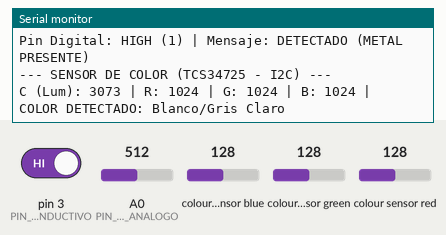
Simulated run of this sketch. Board: Arduino Uno, built with avr-gcc and run on an emulated ATmega328P. Shown: the last lines printed to the serial monitor. Inputs (shaded band) come from the test bench; at power-on: colour sensor blue 128, pin 3 (PIN_SENSOR_INDUCTIVO) HIGH, colour sensor green 128, colour sensor red 128, A0 (PIN_SENSOR_ANALOGO) = 512.

Above: at 1.3 s.
1.4 s: colour sensor blue set to 5
At 2.5 s:
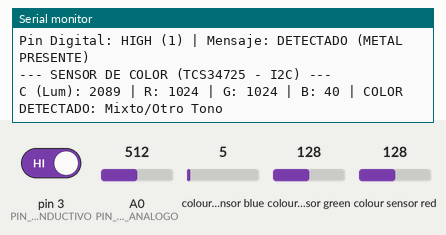
4.6 s: pin 3 (PIN_SENSOR_INDUCTIVO) driven LOW
8.5 s: colour sensor green set to 5
At 10.7 s:
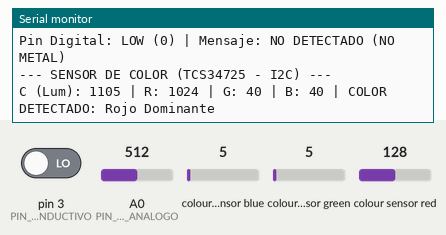
12.6 s: colour sensor red set to 5
At 14.6 s:
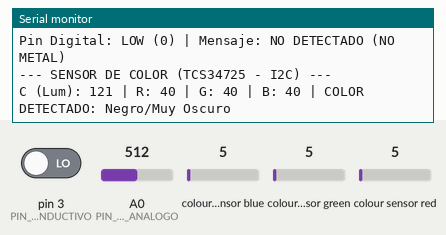
16.6 s: colour sensor blue set to 64
At 18.5 s:
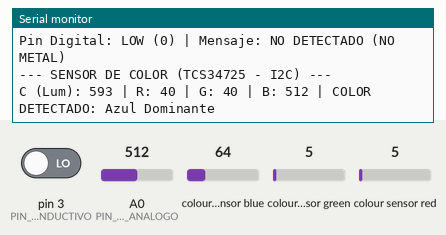
20.5 s: colour sensor green set to 128
At 22.6 s:
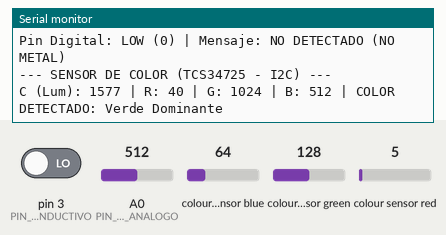

Measured:
- after the input at 1.4 s, the serial monitor: prints a new line after 0.39 s (image 1)
- after the input at 8.5 s, the serial monitor: prints a new line after 1.3 s (image 2)
- after the input at 12.6 s, the serial monitor: prints a new line after 1.2 s (image 3)
- after the input at 16.6 s, the serial monitor: prints a new line after 1.2 s (image 4)
- after the input at 20.5 s, the serial monitor: prints a new line after 1.2 s (image 5)

The sketch:

ProyectoSensores.ino
```cpp
/*
 * Programa de Prueba Combinado y Final - V3
 * 1. Sensor de Nivel de Agua Analógico (HW-038)
 * 2. Sensor Inductivo Digital (LJ12A3-4-Z/CY - PNP, NO)
 * 3. Sensor de Color (TCS34725)
 *
 * NOTA: Este código asume que tienes la librería "Adafruit TCS34725" instalada.
 *
 * --- REVISAR CONEXIONES CRÍTICAS ---
 *
 * SENSOR DE AGUA (HW-038):
 * S (Señal) -> Pin Analógico A0
 * + (VCC)   -> Pin Digital 2 (Control de Energía)
 * - (GND)   -> GND
 *
 * SENSOR INDUCTIVO (LJ12A3-4-Z/CY - NPN):
 * Café (Brown) -> 5V
 * Azul (Blue)  -> GND
 * Negro (Black)-> Pin Digital 3 (USA PULLUP INTERNO)
 *
 * SENSOR DE COLOR (TCS34725 - I2C):
 * Vin/VCC -> 5V
 * GND     -> GND
 * SDA     -> Pin Analógico A4 (Data)
 * SCL     -> Pin Analógico A5 (Clock)
 */

#include <Arduino.h>
#include <Wire.h> // Necesario para la comunicación I2C del TCS34725
#include <Adafruit_TCS34725.h> // Se requiere instalar esta librería (ej. desde el Gestor de Librerías)

// --- Configuraciones del Sensor de Nivel de Agua ---
const int PIN_SENSOR_ANALOGO = A0; // Señal (S) del sensor de agua
const int PIN_VCC_AGUA = 2;        // Alimentación (+) del sensor de agua

// --- Configuraciones del Sensor Inductivo (LJ12A3) ---
const int PIN_SENSOR_INDUCTIVO = 3; // Señal (Negro) del sensor inductivo

// --- Configuraciones del Sensor de Color ---
// Inicializa el objeto del sensor de color, usando un tiempo de integración y ganancia estándar.
Adafruit_TCS34725 tcs = Adafruit_TCS34725(TCS34725_INTEGRATIONTIME_2_4MS, TCS34725_GAIN_1X);

// --- Constantes para Cálculo de Voltaje ---
const float VOLTAJE_REFERENCIA = 5.0; // Voltaje de alimentación de Arduino (5V)
const int RESOLUCION_ADC = 1024;      // Resolución del ADC de Arduino Uno (0 a 1023)

void setup() {
  // Inicializa la comunicación serial
  Serial.begin(9600);
  Serial.println("----------------------------------------");
  Serial.println("PRUEBA COMBINADA: AGUA, INDUCTIVO y COLOR");
  Serial.println("----------------------------------------");

  // 1. Configuración del sensor de agua
  pinMode(PIN_VCC_AGUA, OUTPUT);
  digitalWrite(PIN_VCC_AGUA, LOW); // Apagado inicial

  // 2. Configuración del sensor inductivo (Pin 3)
  pinMode(PIN_SENSOR_INDUCTIVO, INPUT_PULLUP);

  // 3. Configuración del sensor de color (I2C)
  if (!tcs.begin()) {
    Serial.println("ERROR! No se encontró el sensor TCS34725. Revisa las conexiones I2C (A4/A5).");
    while (1); // Detener el programa si el sensor no se encuentra
  } else {
    Serial.println("Sensor TCS34725 (Color) inicializado correctamente.");
  }
}

void loop() {
  // ----------------------------------------------------
  // LECTURA DEL SENSOR DE NIVEL DE AGUA
  // ----------------------------------------------------
  digitalWrite(PIN_VCC_AGUA, HIGH);
  delay(10);
  int valorAnalogicoAgua = analogRead(PIN_SENSOR_ANALOGO);
  digitalWrite(PIN_VCC_AGUA, LOW);

  float voltajeAgua = (float)valorAnalogicoAgua * VOLTAJE_REFERENCIA / RESOLUCION_ADC;

  // ----------------------------------------------------
  // LECTURA Y LÓGICA DEL SENSOR INDUCTIVO (MODIFICADA)
  // ----------------------------------------------------
  int estadoInductivo = digitalRead(PIN_SENSOR_INDUCTIVO);

  String mensajeInductivo = "";
  // Se invierte la lógica del mensaje:
  // Si el pin está HIGH (1), mostramos DETECTADO.
  // (Nota: para el NPN/Pullup, LOW es la detección real, pero se ajusta el mensaje)
  if (estadoInductivo == HIGH) {
    mensajeInductivo = "DETECTADO (METAL PRESENTE)";
  } else {
    mensajeInductivo = "NO DETECTADO (NO METAL)";
  }

  // ----------------------------------------------------
  // LECTURA DEL SENSOR DE COLOR (TCS34725)
  // ----------------------------------------------------
  uint16_t r, g, b, c; // Variables para Rojo, Verde, Azul, y Clear (Luminosidad)
  tcs.getRawData(&r, &g, &b, &c); // Leer los datos crudos

  // --- LÓGICA DE DETECCIÓN DE COLOR AGREGADA ---
  String colorDetectado = "Desconocido/Mixto";
  uint16_t max_val = max(r, max(g, b));

  // Umbral de luminosidad mínima para una lectura confiable
  if (c > 150) {
      // Comprobar la dominancia de un solo color (usando un factor de 1.5x)
      if (r > 1.5 * g && r > 1.5 * b && r > 200) {
          colorDetectado = "Rojo Dominante";
      } else if (g > 1.5 * r && g > 1.5 * b && g > 200) {
          colorDetectado = "Verde Dominante";
      } else if (b > 1.5 * r && b > 1.5 * g && b > 200) {
          colorDetectado = "Azul Dominante";
      } else if (r > 600 && g > 600 && b > 600 && (abs(r - g) < 300) && (abs(g - b) < 300)) {
          // Valores altos y cercanos entre sí
          colorDetectado = "Blanco/Gris Claro";
      } else {
          colorDetectado = "Mixto/Otro Tono";
      }
  } else if (max_val < 50) {
      colorDetectado = "Negro/Muy Oscuro";
  } else {
      colorDetectado = "Oscuridad (Luminosidad Baja)";
  }

  // ----------------------------------------------------
  // IMPRESIÓN DE RESULTADOS
  // ----------------------------------------------------
  Serial.println("========================================");

  // Resultados del sensor de agua
  Serial.println("--- SENSOR DE NIVEL DE AGUA (A0) ---");
  Serial.print("Lectura Cruda: ");
  Serial.print(valorAnalogicoAgua);
  Serial.print(" | Voltaje: ");
  Serial.print(voltajeAgua, 2);
  Serial.println(" V");

  // Resultados del sensor inductivo
  Serial.println("--- SENSOR INDUCTIVO (D8) ---");
  Serial.print("Pin Digital: ");
  Serial.print(estadoInductivo == LOW ? "LOW (0)" : "HIGH (1)");
  Serial.print(" | Mensaje: ");
  Serial.println(mensajeInductivo);

  // Resultados del sensor de color
  Serial.println("--- SENSOR DE COLOR (TCS34725 - I2C) ---");
  Serial.print("C (Lum): "); Serial.print(c);
  Serial.print(" | R: "); Serial.print(r);
  Serial.print(" | G: "); Serial.print(g);
  Serial.print(" | B: "); Serial.print(b);
  Serial.print(" | COLOR DETECTADO: ");
  Serial.println(colorDetectado);

  // Esperar 500ms antes de la próxima lectura
  delay(1000);
}
```
